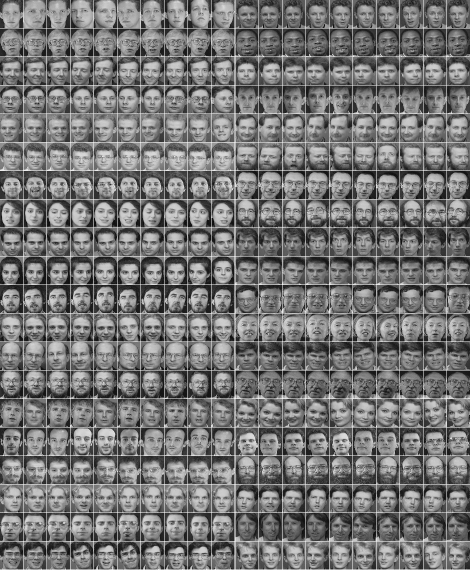
#> input picture desk/MachineLearning-master/DeepLearning Tutorials/dive_into_keras/olivettifaces.gif, 942 x 1140 px (shown at 1/2 size)
$ python olidata_pics.py
#> lines starting #> are read from the running program, lines starting #| are printed output that depends on the picture
#coding=utf-8
import numpy
from PIL import Image
import cv2
def load_data():
    img = Image.open('olivettifaces.gif')
#> img is the input picture: PIL image 942x1140 P; min 0, max 255, mean 118.4

    img_ndarray = numpy.asarray(img, dtype='float32')
    faces=numpy.empty((400,2679))
    for row in range(20):
       for column in range(20):
            faces[row*20+column]=numpy.ndarray.flatten(img_ndarray [row*57:(row+1)*57,column*47:(column+1)*47])
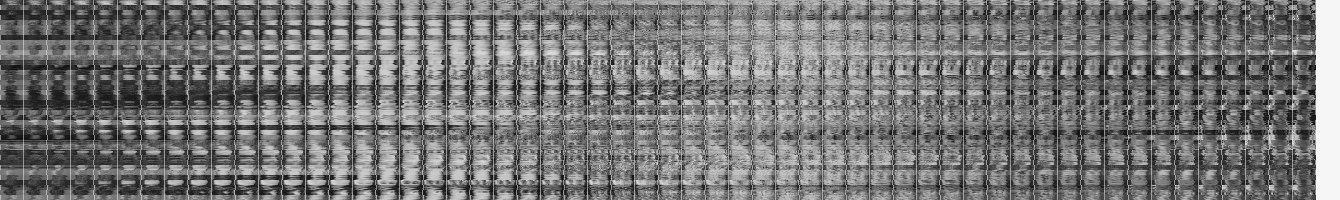
#> faces: shape (400, 2679) float64 (shown at 1/2 size); min 0, max 246, mean 117.7
    faces = faces.reshape((400,57,47))
    i = 0
    label = None
    for pic in faces:
#        i = i + 1
        label = int(i / 10)
        index = (i % 10)
        i = i + 1
 #       Image.fromarray(pic).save('/home/hey/Downloads/olipics/(%i).(%i).jpg' %(label ,index ))
        cv2.imwrite('/home/hey/Downloads/olipics/{0}.{1}.jpg'.format(label,index),pic)
#> this loop made 400 passes
#> (label, index) on passes 1 to 3: (0, 0), (0, 1), (0, 2)
#> pass 1, in load_data, `cv2.imwrite('/home/hey/Downloads/olipics/{0}.{1}.jpg'.format(label,ind..`:
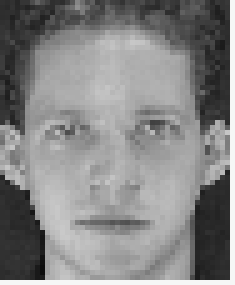
#> saved as 0.0.jpg: shape (57, 47) (shown 5 times larger); min 13, max 246, mean 132.7
#> pass 2, in load_data, `cv2.imwrite('/home/hey/Downloads/olipics/{0}.{1}.jpg'.format(label,ind..`:
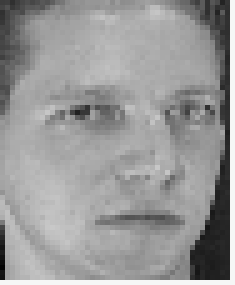
#> saved as 0.1.jpg: shape (57, 47) (shown 5 times larger); min 2, max 246, mean 152
#> after the loop, i = 400
#    i = i + 1
if __name__ == '__main__':
    load_data()
